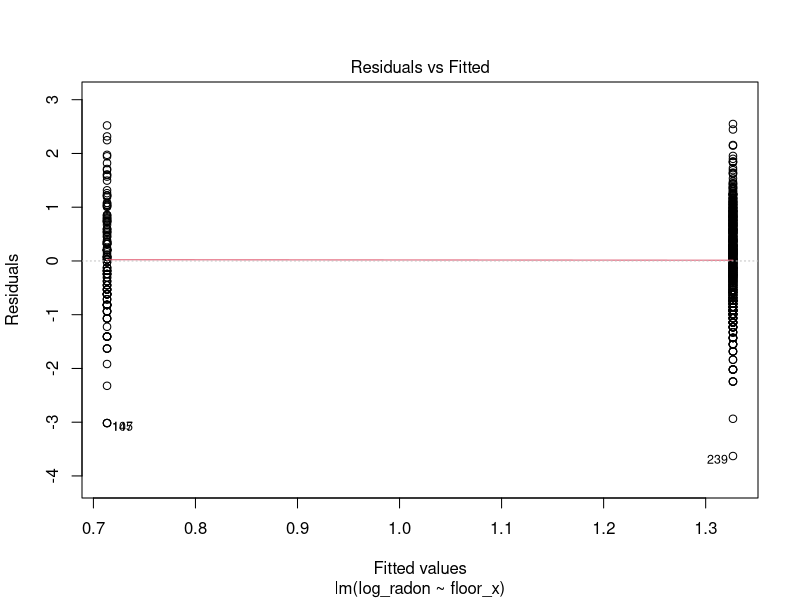
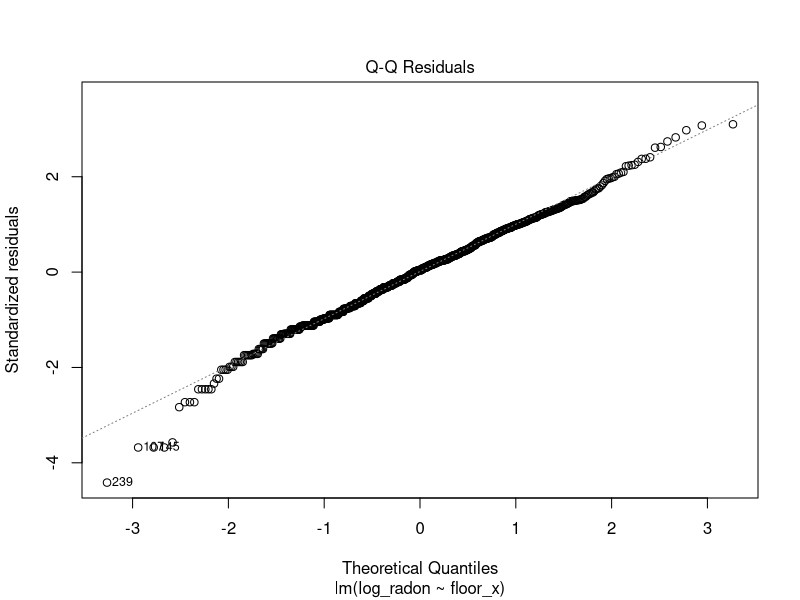
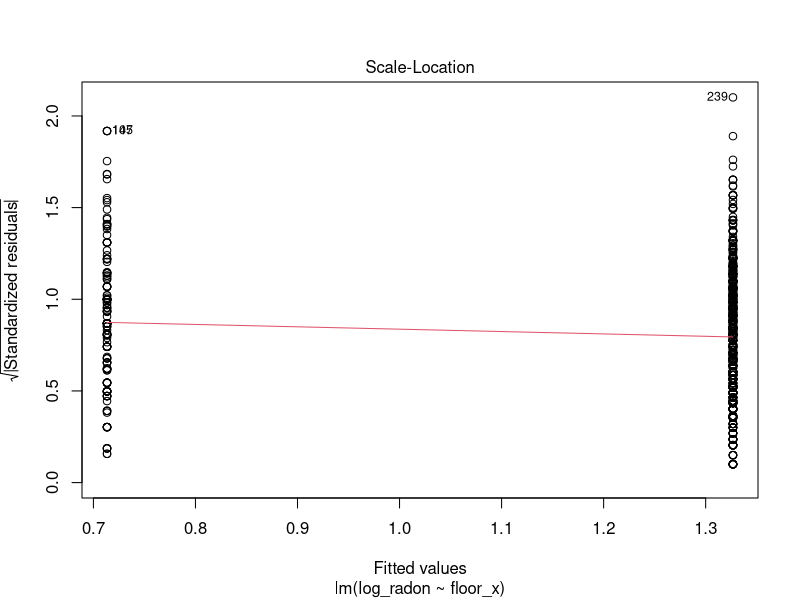
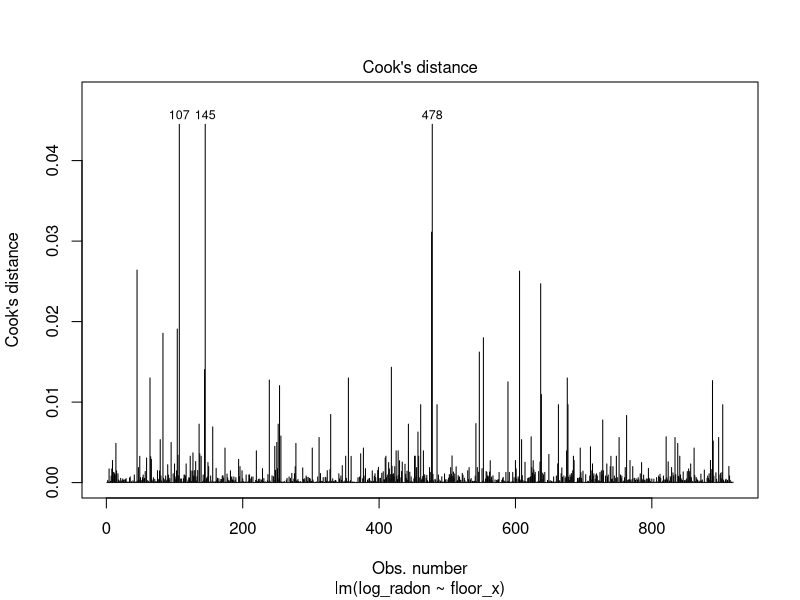
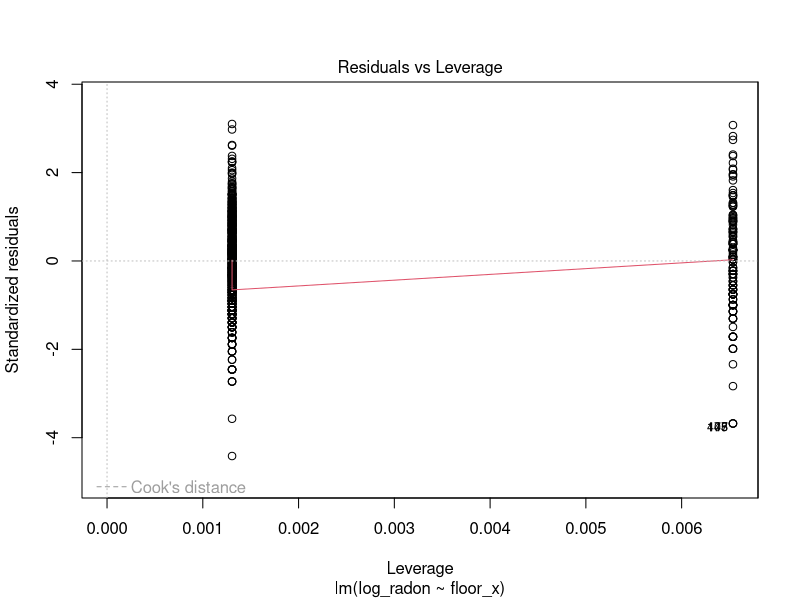
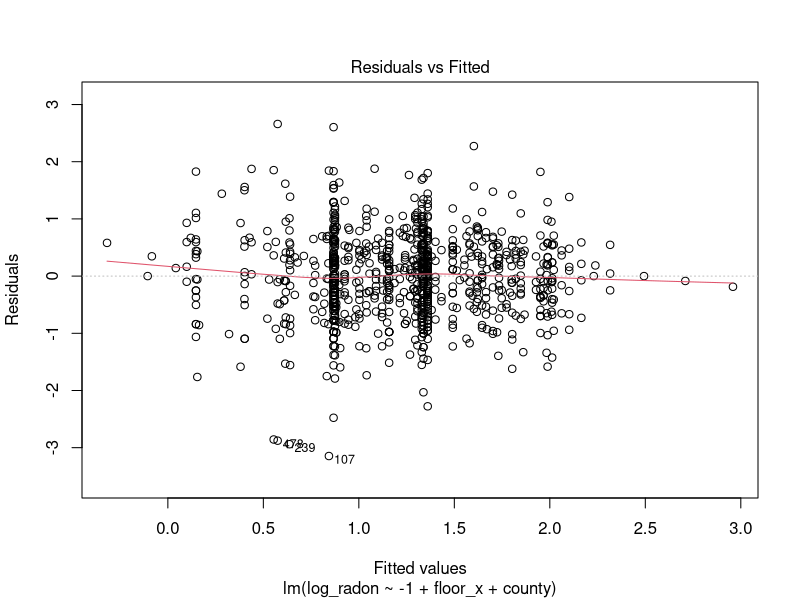
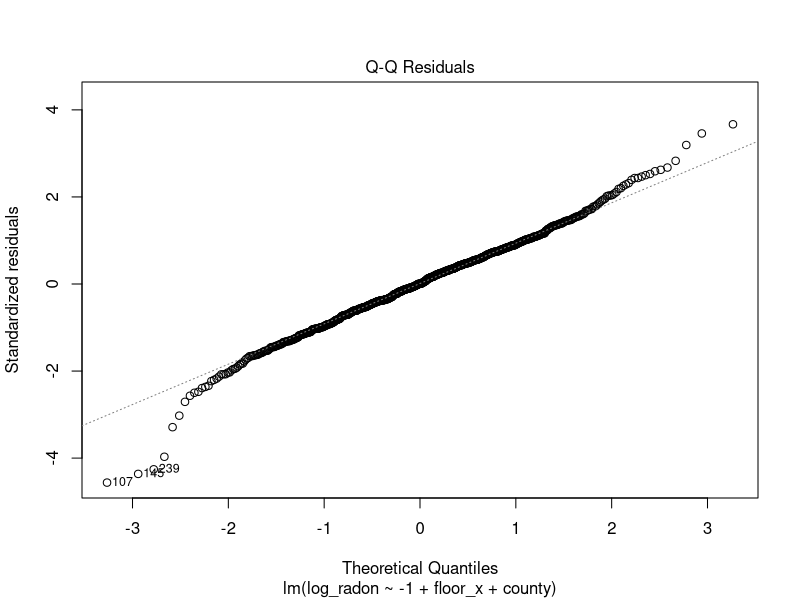
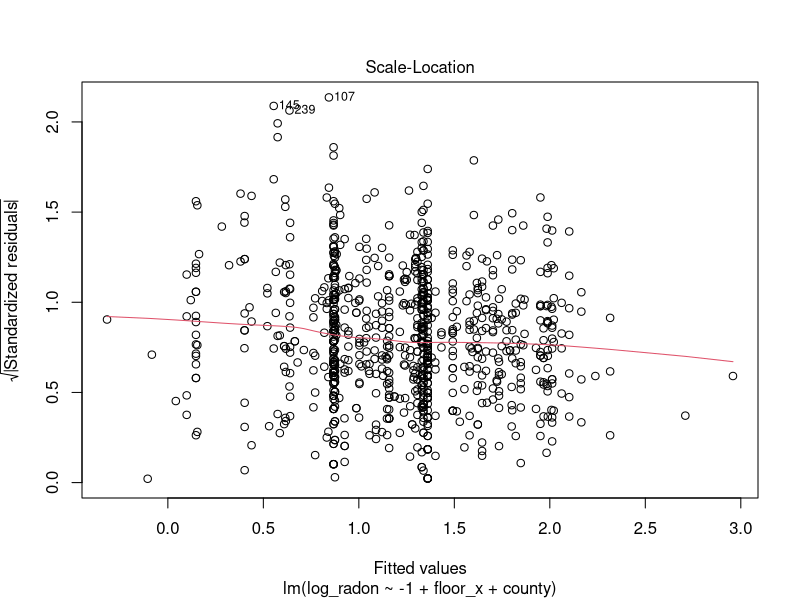

Source code (R) for these figures, in order:
#' ---
#' title: Multilevel model of radon levels II
#' author: Brett Melbourne
#' date: 28 Oct 2018 (updated 28 Oct 2021)
#' output:
#'     github_document:
#'         pandoc_args: --webtex
#' ---

#' Chapter 12 of Gelman & Hill\
#' See `data/radon_MN_about.txt` for data source\
#' 

#' This is part II. In part I, we did EDA and considered a variance components
#' model for homes within counties, introducing the concept of partial pooling
#' and shrinkage (G&H 12.2). Here, we will consider a house-level (G&H 12.3-4)
#' predictor of radon. In part III, we will consider a county-level predictor.
#' 

#+ results=FALSE, message=FALSE, warning=FALSE
library(lme4)      #max lik multilevel: lmer(), glmer() etc
library(arm)       #for se.ranef()
library(ggplot2)
library(gridExtra) #arranging multiple plots
library(dplyr)


#' Read in data and manipulate as required for analysis
radon_dat <- read.csv("data/radon_MN.csv", as.is=TRUE)
radon_dat$log_radon <- log(ifelse(radon_dat$radon==0, 0.1, radon_dat$radon))
radon_dat$county <- factor(radon_dat$county)
head(radon_dat)


#' ### G&H 12.3. Analysis with predictor (floor) at the house level
#'
#' "House level" means house **scale**. This is the spatial scale at which the
#' predictor applies. The predictor at the house level is *floor* (basement or
#' first). There is no "house" identifier in the dataset, so we are assuming
#' that a house was either measured in the basement *or* on the first floor but
#' never both. Thus, there were no within-house measurements and the floor is an
#' attribute of the house that was measured (akin to house color, or house
#' size). If multiple measurements had been made within a house, we would need
#' to include another grouping variable, *house*, in the model.
#'
#' G&H p255 include *floor* as a continuous variable. It makes no difference
#' whether it is continuous or a factor for this particular model, it is just a
#' different parameterization. We will follow their analysis.
#'

#' Create the continuous variable - call it `floor_x`` to be consistent with
#' p255.
radon_dat$floor_x <- ifelse(radon_dat$floor=="basement", 0, 1)

#' #### Complete pooling
#'
#' Complete pooling is the overall regression mean. Again, we omit any
#' data structure or grouping variables.
poolfit <- lm(log_radon ~ floor_x, data=radon_dat)

#' Check the fitted model (diagnostic plots)
#+ warning=FALSE
plot(poolfit,1:5,ask=FALSE)
#' No problems here that we haven't already discovered.

summary(poolfit)
#' Since "basement" is coded as 0, the `(Intercept)` is the estimated mean radon
#' in the basement. Since "first" is 1, the slope `floor_x` (or $\beta_1$)
#' here is estimating how radon in the first floor differs from the basement. We
#' see that the first floor on average has log radon 0.61 **lower** than the
#' basement since the sign is negative.
#'
#' Save $\beta$s in dataframe for use with ggplot:
cp_pred_df <- data.frame(ovrl_b0=coef(poolfit)[1], ovrl_b1=coef(poolfit)[2])

#' #### No pooling
#'
#' In the no pooling analysis we will first investigate a model that allows the
#' mean radon to vary among counties but assumes that the relationship between
#' basement and first floor stays the same among counties. This model is the
#' **fixed effects** model, similar to the previous analysis we did without the
#' *floor* predictor but now we include `floor_x`. We use the means
#' parameterization (i.e. -1 to remove the overall intercept, which by default
#' would otherwise arbitrarily be radon in the basement of the first county,
#' sorted alphabetically).
npfit <- lm(log_radon ~ -1 + floor_x + county, data=radon_dat)

plot(npfit,1:5,ask=FALSE)
#' Nothing terribly concerning in the diagnostics. If we were going to use this
#' model in a critical application we ought to investigate the high leverage
#' points but for now we'll note the warnings and wait to see if the problem
#' persists as we close in on a good model.

summary(npfit)
#' As in the complete pooling model, the slope (`floor_x`, or $\beta_1$) is
#' negative, indicating lower radon on the first floor. The estimate is similar
#' to, but a little different from, the complete pooling model. The difference
#' is because we've included another variable (*county*) in the model, so the
#' new estimate is after adjusting for radon levels among counties. The `county`
#' estimates are the mean radon level in the basement for each county. In this
#' parameterization, the `county` estimates are the y-intercept for each county.
#' The *p*-values are meaningless because they are testing a hypothesis we have
#' no interest in (i.e. log(radon) = 0, or radon = 1, in county basements).
#' 

#' Plot the fitted model (G&H Fig. 12.2) for 8 selected counties
np_pred_df <- data.frame(coef(summary(npfit))[-1,1:2],
                         rep(coef(npfit)[1], 85),
                         unique(radon_dat$county))
names(np_pred_df) <- c("cty_b0","cty_b0_se","b1","county")
display8 <- c("LAC QUI PARLE","AITKIN","KOOCHICHING","DOUGLAS","CLAY","STEARNS",
              "RAMSEY","ST LOUIS")
radon_dat %>%
    filter(county %in% display8) %>%
    ggplot() +
    geom_abline(mapping=aes(slope=b1, intercept=cty_b0),
                data=filter(np_pred_df, county %in% display8),
                col="blue") +
    geom_point(mapping=aes(x=jitter(floor_x,0.2), y=log_radon)) +
    scale_x_continuous(breaks=c(0,1)) +
    facet_wrap(facets = ~ county, ncol=4) +
    labs(x="floor",
         y="ln(radon)",
         title="No pooling: estimates from linear model fit")

#' The features to notice here are that the slope (measuring the difference in
#' radon between floors) is the same across counties but the estimated intercept
#' differs. These features are due to the model we specified.
#' 

#' Plot the estimated intercepts (G&H Fig. 12.3a)\
#' We will save this plot to compare to the partial pooling model. We first need
#' a jittered sample-size variable for plotting.
sample_size_df <- 
    radon_dat %>%
    group_by(county) %>%
    summarize(sample_size=n()) %>%
    mutate(sample_size_jit=jitter(sample_size)) #jitter added for plotting
np_pred_df <- cbind(np_pred_df, sample_size_df[,-1])

gh12.3a <- 
    ggplot(data=np_pred_df) +
    geom_hline(mapping=aes(yintercept=ovrl_b0), data=cp_pred_df, col="blue") +
    geom_point(mapping=aes(x=sample_size_jit, y=cty_b0)) +
    geom_linerange(mapping=aes(x=sample_size_jit, 
                               ymin=cty_b0-cty_b0_se, 
                               ymax=cty_b0+cty_b0_se)) +
    scale_x_continuous(trans="log", breaks=c(1,3,10,30,100)) +
    ylim(-0.1, 3.5) +
    labs(x="Sample size in county j", y="Estimated intercept in county j",
         title="No pooling: estimates from linear model fit")
gh12.3a


#' #### Partial pooling: multilevel model
#'
#' In the multilevel model, we model the variation among counties in the
#' intercept:
ppfit <- lmer(log_radon ~ floor_x + (1|county), REML=FALSE, data=radon_dat)
#' The deviations of the county intercept from the mean intercept will be
#' modeled as a Normally distributed random variable.
#' 

#' Residual plot looks fine:
plot(ppfit)

#` Examine the parameter estimates:
summary(ppfit)

#' As in the model without a predictor, in the summary under `Random effects` we
#' now see estimates for two levels (or scales) of variance, `county` (among
#' counties) and `Residual` (among houses within counties). Under
#' `Fixed effects` we have the estimate for the common slope `floor_x`, while
#' the `(Intercept)` is the estimated mean radon at the county scale (see below
#' for more discussion of exactly how to interpret this mean).
#' 

#' Plot the fitted model (G&H Fig. 12.4) for 8 selected counties
pp_pred_df <- data.frame(coef(ppfit)$county,
                         se.ranef(ppfit)$county[,1],
                         sample_size_df$sample_size_jit,
                         unique(radon_dat$county))
names(pp_pred_df) <- c("cty_b0","b1","cty_b0_se","sample_size_jit","county")
pp_mean_df <- data.frame(ovrl_b0=fixef(ppfit)[1],
                         ovrl_b1=fixef(ppfit)[2])
radon_dat %>%
    filter(county %in% display8) %>%
    ggplot() +
    #no pooling line
    geom_abline(mapping=aes(slope=b1,intercept=cty_b0),
                data=filter(np_pred_df,county %in% display8),
                col="blue") +
    #partial pooling line
    geom_abline(mapping=aes(slope=b1,intercept=cty_b0),
                data=filter(pp_pred_df,county %in% display8),
                col="blue",
                lty=2) +
    #complete pooling line
    geom_abline(mapping=aes(slope=ovrl_b1,intercept=ovrl_b0),
                data=cp_pred_df,
                col="red") +
    #data
    geom_point(mapping=aes(x=jitter(floor_x,0.2),y=log_radon)) +
    scale_x_continuous(breaks=c(0,1)) +
    facet_wrap(facets = ~ county,ncol=4) +
    labs(x="floor",y="ln(radon)",
         title="Partial pooling (dashed): multilevel model, max likelihood estimates")

#' Partial pooling estimates (dashed blue line) compared to the no pooling
#' estimates (solid blue line), and the complete pooling estimate (red line).
#' The thing to notice here is that the partial pooling estimate is shrunk away
#' from the no pooling estimate toward the complete pooling estimate. This
#' shrinkage is greatest when there are few data points in a county (e.g. Lac
#' Qui Parle). When there are lots of data within a county, the partial pooling
#' estimate remains close to the no pooling estimate (e.g. St Louis).
#'

#' Plot the the estimated intercepts (G&H Fig 12.3).\
#' Plot for partial pooling estimates:
gh12.3b <- 
    ggplot(data=pp_pred_df) +
    geom_hline(mapping=aes(yintercept=ovrl_b0),
               data=cp_pred_df,
               col="blue") +
    geom_hline(mapping=aes(yintercept=ovrl_b0),
               data=pp_mean_df,
               col="blue",
               lty=2) +
    geom_point(mapping=aes(x=sample_size_jit,y=cty_b0)) +
    geom_linerange(mapping=aes(x=sample_size_jit,
                               ymin=cty_b0-cty_b0_se,
                               ymax=cty_b0+cty_b0_se)) +
    scale_x_continuous(trans="log",breaks=c(1,3,10,30,100)) +
    ylim(-0.1,3.5) +
    labs(x="Sample size in county j",
         y="Estimated intercept in county j",
         title="Partial pooling: multilevel model, max likelihood")

#' Plot no pooling vs partial pooling side by side
#+ fig.width=14, fig.height=7
grid.arrange(gh12.3a, gh12.3b, nrow = 1)

#' The estimates for the county intercepts (which is the estimated ln(radon)
#' level in a house basement) are shrunk toward the county-scale mean (dashed
#' blue line). The county-scale mean is the mean intercept among counties
#' estimated by the multilevel model. Notice that the county mean is higher than
#' the complete pooling intercept (solid blue line). This is because the
#' complete pooling intercept is influenced by the six or so most-sampled
#' counties (they make up a large amount of the total dataset used to fit the
#' complete pooling model), which happen to have lower radon than the mean
#' across counties. In other words, the complete pooling estimate is weighted by
#' the number of samples in a county, whereas the partial pooling estimate is
#' not. This brings up an interesting situation: what if we wanted to estimate
#' the mean radon level for houses in Minnesota? The multilevel model allows us
#' to do that. It would be the weighted mean across counties, where the weights
#' are the number of houses in a county (not the number of sampled houses in our
#' dataset but the actual number of houses, for which we'd need to obtain
#' another dataset). Counties with more houses contribute more to the mean radon
#' level in Minnesota houses. The county-scale mean is not the "grand mean" or
#' the mean for Minnesota houses, it is the mean among Minnesota counties.
#' 

#' #### Partial pooling, Bayesian fit
#'
#' The Bayesian fit of the multilevel model using `stan_lmer()` is
#' straightforward and gives almost the same result as `lmer()`. The code is
#' substantially similar to the situation we consider next, adding a
#' county-level predictor, so we'll just skip right to that. See Part III.
#' 
